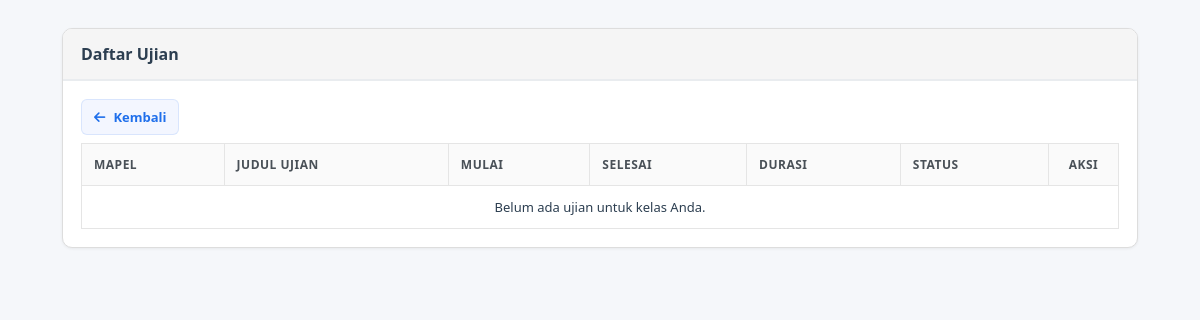
/siswa/ujian/index.php (signed in), run on an earlier commit of the app's database.
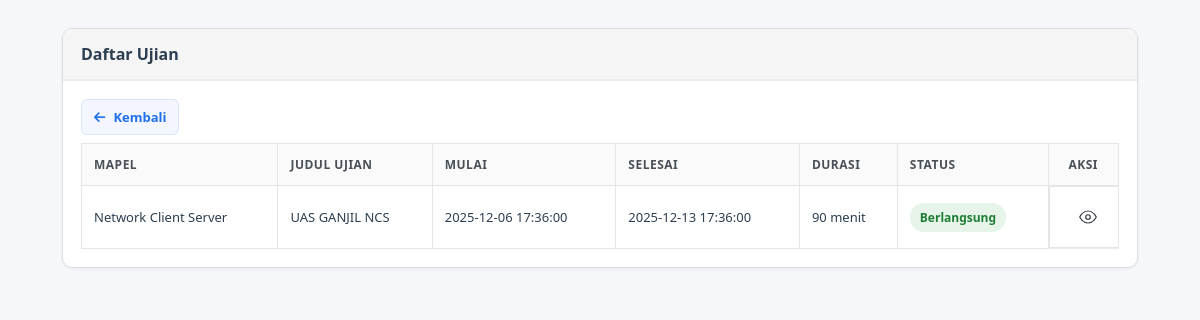
And on a later commit of the database.
### tables this page shows
CREATE TABLE `soal` (
  `id` int(11) NOT NULL,
  `assignment_id` int(11) NOT NULL,
  `judul_ujian` varchar(200) NOT NULL,
  `deskripsi` text DEFAULT NULL,
  `jenis_ujian` enum('Harian','UTS','UAS') NOT NULL DEFAULT 'Harian',
  `semester` enum('Ganjil','Genap') NOT NULL DEFAULT 'Ganjil',
  `waktu_mulai` datetime NOT NULL,
  `waktu_selesai` datetime NOT NULL,
  `durasi` int(11) NOT NULL COMMENT 'Durasi dalam menit',
  `tampil_nilai` tinyint(1) NOT NULL DEFAULT 0 COMMENT 'Apakah siswa bisa lihat nilai',
  `created_at` timestamp NOT NULL DEFAULT current_timestamp(),
  `updated_at` timestamp NOT NULL DEFAULT current_timestamp() ON UPDATE current_timestamp(),
  `bank_soal_id` int(11) DEFAULT NULL
);

CREATE TABLE `mata_pelajaran` (
  `id` int(11) NOT NULL,
  `kode_mapel` varchar(20) NOT NULL,
  `nama_mapel` varchar(100) NOT NULL,
  `kategori` enum('Umum','Produktif','Muatan Lokal') NOT NULL,
  `created_at` timestamp NOT NULL DEFAULT current_timestamp(),
  `updated_at` timestamp NOT NULL DEFAULT current_timestamp() ON UPDATE current_timestamp()
);

### config/database.php (called while the page is built, shortened)
<?php
$DB_HOST = '127.0.0.1';
$DB_USER = 'root';
$DB_PASS = '';
$DB_NAME = 'lms_kgb2';
$conn = mysqli_connect($DB_HOST, $DB_USER, $DB_PASS, $DB_NAME);
mysqli_set_charset($conn, 'utf8mb4');
function db() {
    global $conn;
    return $conn;
}
function query($sql) {
    $result = mysqli_query(db(), $sql);
    return $result;
}
function fetch_assoc($result) {
    return $result ? mysqli_fetch_assoc($result) : null;
}
function fetch_all($result) {
    return $result ? mysqli_fetch_all($result, MYSQLI_ASSOC) : [];
}
?>

### siswa/ujian/index.php (the view, shortened to what this page needs)
<?php
require_once __DIR__ . '/../../config/database.php';
$siswa_id = (int)$_SESSION['user_id'];
function get_siswa_kelas_id($siswa_id){
    $res = query("SELECT kelas_id FROM users WHERE id=".(int)$siswa_id." LIMIT 1");
    $row = $res ? fetch_assoc($res) : null;
    return $row ? (int)$row['kelas_id'] : null;
}
$kelas_id = get_siswa_kelas_id($siswa_id);
$now = date('Y-m-d H:i:s');
$ujian = [];
if ($kelas_id) {
    $sql = "SELECT s.id, s.judul_ujian, s.deskripsi, s.waktu_mulai, s.waktu_selesai, s.durasi, s.jenis_ujian, ag.mapel_id, ag.tahun_ajaran_id, ta.semester AS semester_ta, mp.nama_mapel\n            FROM soal s\n            JOIN assignment_guru ag ON ag.id = s.assignment_id\n            JOIN tahun_ajaran ta ON ta.id = ag.tahun_ajaran_id\n            JOIN mata_pelajaran mp ON mp.id = ag.mapel_id\n            WHERE ag.kelas_id = {$kelas_id} AND s.waktu_selesai >= NOW()\n            ORDER BY s.waktu_mulai ASC";
    $ujian = fetch_all(query($sql));
}
$rowNow = fetch_assoc(query("SELECT NOW() AS now_db"));
$now_db = $rowNow ? $rowNow['now_db'] : $now;
?>
<!DOCTYPE html>
<html lang="id">
<head>
  <link rel="stylesheet" href="../../assets/css/style.css">
</head>
<body>
  <div class="container">
    <div class="card">
      <div class="card-header">Daftar Ujian</div>
      <div class="card-body">
        <div style="margin-bottom:8px">
          <a class="btn back-btn" href="../dashboard.php" onclick="var href=this.getAttribute('href'); document.body.style.transition='opacity .22s'; document.body.style.opacity=0; setTimeout(function(){ if (history.length>1) { history.back(); } else { window.location=href; } },220); return false;"><i class="fas fa-arrow-left" aria-hidden="true"></i> Kembali</a>
        </div>
        <?php if (!$kelas_id): ?>
          <p>Hubungi admin untuk mendaftarkan kelas Anda.</p>
        <?php else: ?>
        <div class="scroll-x">
          <table class="table">
            <thead>
              <tr>
                <th>Mapel</th>
                <th>Judul Ujian</th>
                <th>Mulai</th>
                <th>Selesai</th>
                <th>Durasi</th>
                <th>Status</th>
                <th>Aksi</th>
              </tr>
            </thead>
            <tbody>
              <?php if (!$ujian): ?>
                <tr><td colspan="7">Belum ada ujian untuk kelas Anda.</td></tr>
              <?php else: ?>
                <?php foreach ($ujian as $u): ?>
                  <?php
                    $nowT = (int)strtotime($now_db);
                    $mulai = (int)strtotime($u['waktu_mulai']);
                    $selesai = (int)strtotime($u['waktu_selesai']);
                    $status = '';$badge='badge-info';
                    $canStart = false; $blockedByWali = false; $blockedReason = '';
                    if ($nowT < $mulai) { $status = 'Belum mulai'; $badge='badge-warning'; }
                    elseif ($nowT >= $mulai && $nowT <= $selesai) { $status = 'Berlangsung'; $badge='badge-success'; $canStart = true; }
                    else { $status = 'Selesai'; $badge=''; }
                    $att = query("SELECT allowed_attempts, used_attempts FROM exam_attempts WHERE soal_id=".(int)$u['id']." AND siswa_id={$siswa_id} LIMIT 1");
                    $attRow = $att ? fetch_assoc($att) : null;
                    $allowed = $attRow ? (int)$attRow['allowed_attempts'] : 1;
                    $used = $attRow ? (int)$attRow['used_attempts'] : 0;
                    $locked = ($used >= $allowed);
                  ?>
                  <tr>
                    <td><?php echo htmlspecialchars(($u['nama_mapel']) ?? ''); ?></td>
                    <td><?php echo htmlspecialchars(($u['judul_ujian']) ?? ''); ?></td>
                    <td><?php echo htmlspecialchars(($u['waktu_mulai']) ?? ''); ?></td>
                    <td><?php echo htmlspecialchars(($u['waktu_selesai']) ?? ''); ?></td>
                    <td><?php echo (int)$u['durasi']; ?> menit</td>
                    <td>
                      <span class="badge <?php echo $badge; ?>"><?php echo $status; ?></span>
                    </td>
                    <td class="actions">
                      <?php if ($canStart && !$blockedByWali): ?>
                        <a class="icon-btn" href="take.php?id=<?php echo (int)$u['id']; ?>" title="Mulai" aria-label="Mulai">
                        </a>
                      <?php elseif ($blockedByWali): ?>
                        <span class="icon-btn" aria-disabled="true" title="Diblokir oleh wali kelas">
                          <span aria-hidden="true">▶</span>
                        </span>
                      <?php elseif ($locked): ?>
                        <span class="icon-btn" aria-disabled="true" title="Sudah menyelesaikan (minta remedial ke guru)">
                          <span aria-hidden="true">▶</span>
                        </span>
                      <?php elseif ($nowT < $mulai): ?>
                        <span class="icon-btn" aria-disabled="true" title="Belum waktu mulai">
                          <span aria-hidden="true">▶</span>
                        </span>
                      <?php else: ?>
                        <span class="icon-btn" aria-disabled="true" title="Ujian sudah berakhir">
                          <span aria-hidden="true">▶</span>
                        </span>
                      <?php endif; ?>
                    </td>
                  </tr>
                <?php endforeach; ?>
              <?php endif; ?>
            </tbody>
          </table>
        </div>
        <?php endif; ?>
      </div>
    </div>
  </div>
</body>
</html>

### assets/css/style.css (style rules this page uses)
* { margin: 0; padding: 0; box-sizing: border-box; }
html, body { height: 100%; }
body { font-family: 'Segoe UI', Tahoma, Geneva, Verdana, sans-serif; background: #f5f7fa; color: #2c3e50; }
html, body { -webkit-text-size-adjust: 100%; -ms-text-size-adjust: 100%; }
.card { background: #fff; border-radius: 6px; box-shadow: 0 1px 3px rgba(0,0,0,0.06); margin-bottom: 20px; overflow: hidden; }
.card-header { background: #fff; color: #2c3e50; padding: 18px 22px; border-bottom: 2px solid #e9ecef; }
.card-body { padding: 22px; }
.btn { padding: 9px 18px; border: none; border-radius: 5px; cursor: pointer; text-decoration: none; display: inline-block; font-size: 13px; transition: all 0.2s ease; font-weight: 500; }
.scroll-x { overflow-x: auto; -webkit-overflow-scrolling: touch; }
img, .card, .slide img { max-width: 100%; height: auto; }
table { width: 100%; border-collapse: collapse; }
table thead { background: #f8f9fa; color: #2c3e50; }
table th { padding: 13px 15px; text-align: left; font-weight: 600; font-size: 12px; text-transform: uppercase; letter-spacing: 0.5px; color: #495057; }
table tbody tr { border-bottom: 1px solid #e9ecef; transition: background 0.15s ease; }
table td { padding: 13px 15px; font-size: 13px; }
.table .actions { display:flex; gap:6px; align-items:center; justify-content:flex-end; }
.icon-btn, .action-btn, .table .actions .btn, .table td:last-child .btn { display: inline-block !important; width: 36px !important; height: 36px !important; padding: 0 !important; margin: 0 !important; border-radius: 8px !important; text-indent: -9999px !important; overflow: hidden !important; position: relative !important; background: transparent !important; border: none !important; }
.icon-btn::before, .action-btn::before, .table .actions .btn::before { content: ''; position: absolute; inset: 0; display: grid; place-items: center; background-repeat: no-repeat; background-position: center; background-size: 18px 18px; }
.icon-btn::before, .action-btn::before { filter: none; }
.badge { padding: 4px 9px; border-radius: 3px; font-size: 11px; font-weight: 600; display: inline-block; }
.badge-success { background: #28a745; color: #fff; }
.back-btn, a.btn-back, a.back, .btn-back, button.back { display: inline-flex !important; align-items: center !important; gap: 8px !important; padding: 8px 12px !important; border-radius: 6px !important; background: #f3f6ff !important; color: #1f6feb !important; border: 1px solid rgba(31,111,235,0.12) !important; text-decoration: none !important; font-weight: 600 !important; transition: transform .12s ease, opacity .12s ease !important; }
.back-btn::before, a.btn-back::before, a.back::before, .btn-back::before, button.back::before { content: none !important; display: none !important; }
.header, .page-header, .header-bar, .card-header { display: flex; align-items: center; justify-content: space-between; gap: 12px; }
.back-btn { text-indent: 0 !important; overflow: visible !important; width: auto !important; }
.back-btn, .back-btn * { text-indent: 0 !important; white-space: nowrap !important; }
.back-btn i, a.btn-back i, a.back i, .btn-back i, button.back i { color: inherit !important; }
.table th:last-child, .table td:last-child { width: 70px; text-align: center; }
.table td:last-child { vertical-align: middle; }

### siswa/ujian/index.php (style rules this page uses)
.container { max-width:1100px;margin:16px auto;padding:12px }
.card { background:#fff;border:1px solid #ddd;border-radius:10px;margin-bottom:16px;overflow:hidden }
.card-header { padding:14px 18px;background:#f5f5f5;font-weight:600 }
.card-body { padding:18px }
.table { width:100%;border-collapse:collapse }
.table th,.table td { border:1px solid #e5e5e5;padding:12px }
.table th { background:#fafafa;text-align:left }
.badge { display:inline-block;padding:6px 10px;border-radius:14px;font-size:12px }
.badge-success { background:#e6f4ea;color:#1e7e34 }
.btn { display:inline-block;padding:8px 12px;border-radius:8px;border:1px solid #2c7be5;background:#2c7be5;color:#fff;cursor:pointer;text-decoration:none }
.actions { display:flex;gap:12px;flex-wrap:wrap;align-items:center }
.icon-btn { display:inline-flex;align-items:center;justify-content:center;width:36px;height:36px;border-radius:8px;border:1px solid #d0d7de;background:#fff;color:#2c7be5;text-decoration:none }
.scroll-x { overflow-x:auto }

What changed in the data, as far as the page shows it:
added soal: mata_pelajaran.nama_mapel "Network Client Server", judul_ujian "UAS GANJIL NCS", waktu_mulai "2025-12-06 17:36:00", waktu_selesai "2025-12-13 17:36:00", durasi "90", status "Berlangsung"
Also different on the page:
text no longer shown: "Belum ada ujian untuk kelas Anda."
